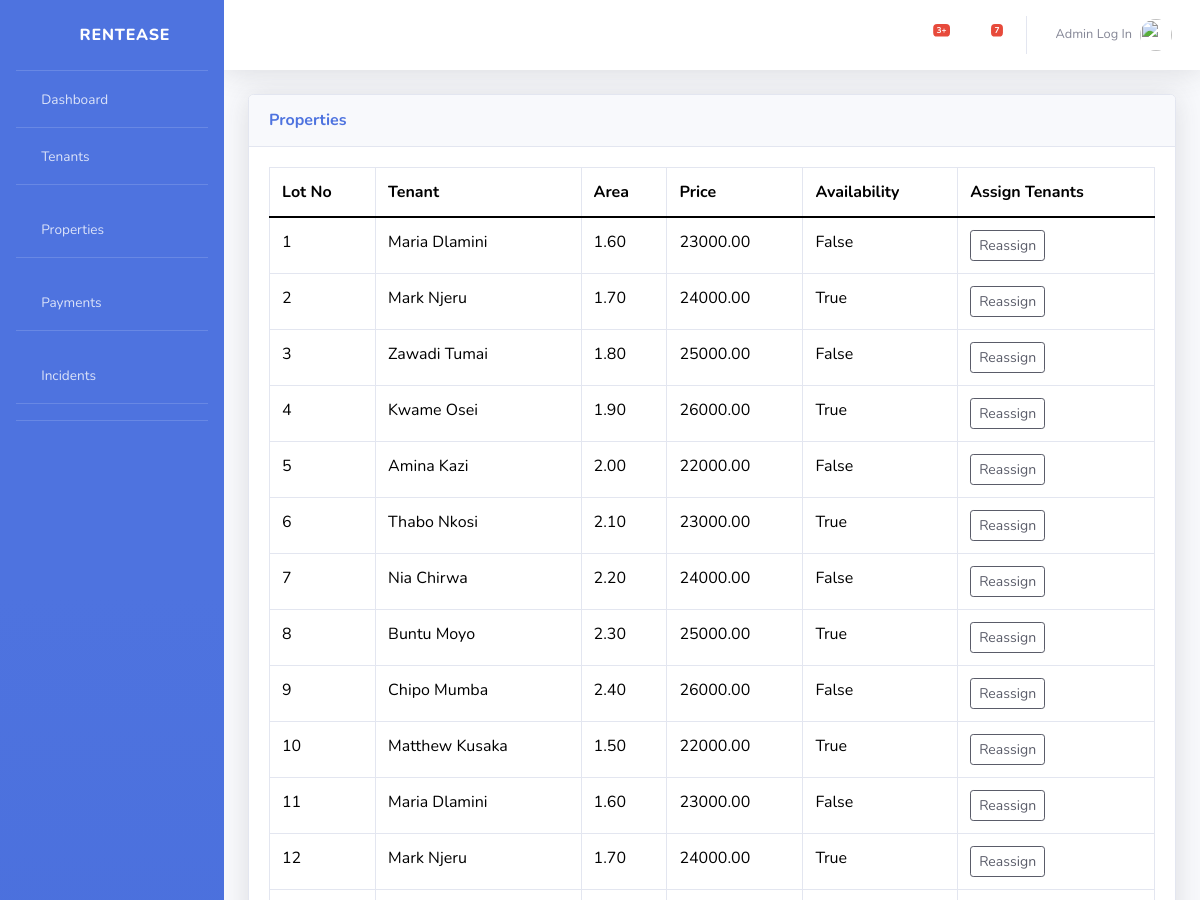
/properties/ (upper part), run on an earlier commit of the app's database.
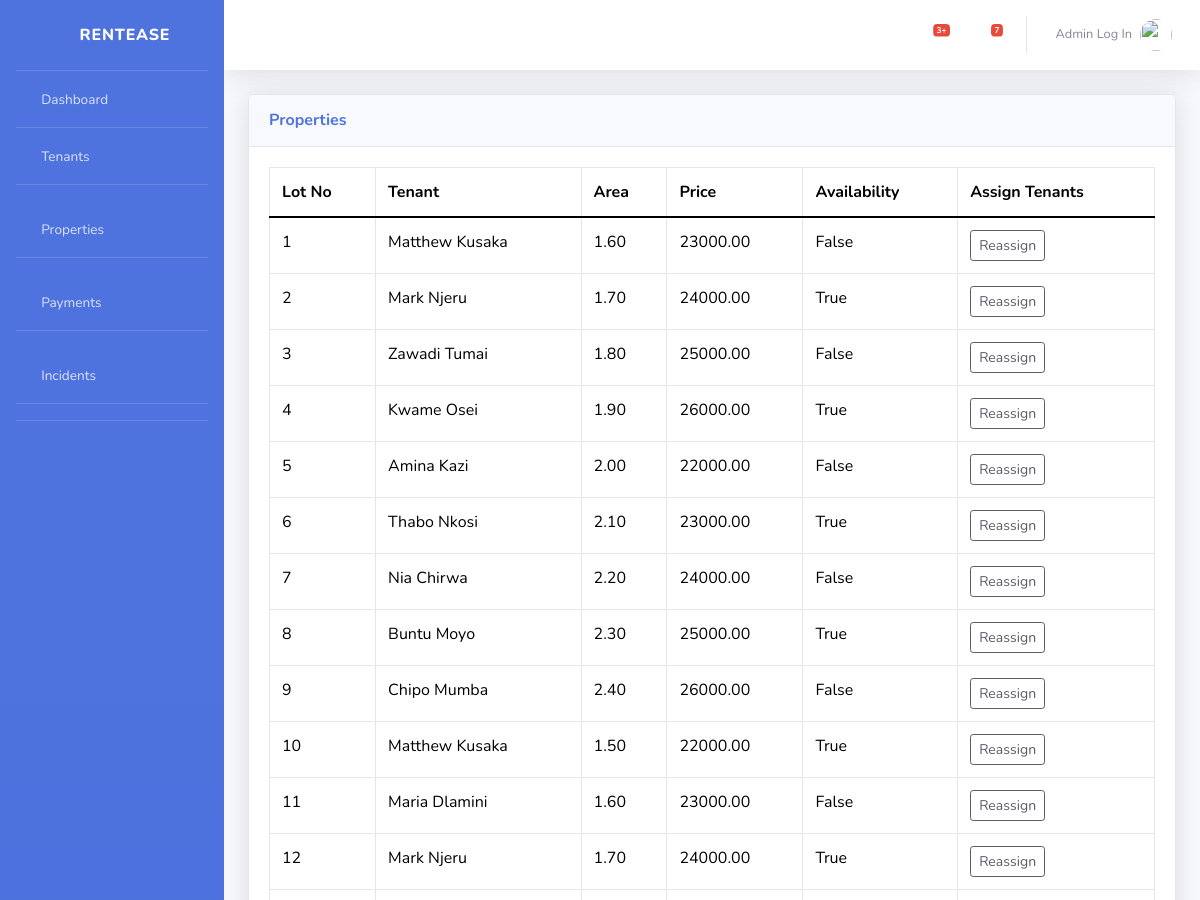
And on a later commit of the database.
### main/models.py (models this page shows, shortened)
class Properties(models.Model):
    lot_no = models.IntegerField(unique=True)
    tenant = models.ForeignKey(Tenants, on_delete=models.CASCADE, related_name='properties', null=True, blank=True)
    area = models.DecimalField(max_digits=5, decimal_places=2)
    price = models.DecimalField(max_digits=10, decimal_places=2)
    available = models.BooleanField(default=True)

class Tenants(models.Model):
    name = models.CharField(max_length=100)
    email = models.CharField(max_length=100)
    phone = models.CharField(max_length=15, unique=True)
    adm_no = models.CharField(max_length=100, unique=True)
    def __str__(self):
        return self.name

### main/views.py (the view)
# urls.py: path('properties/', views.properties_view, name='properties'),
def properties_view(request):
    lot_no = request.GET.get('lot_no', '')
    tenant = request.GET.get('tenant', '')
    min_area = request.GET.get('min_area', '')
    max_area = request.GET.get('max_area', '')
    price = request.GET.get('price', '')
    availability = request.GET.get('availability', '')
    properties = Properties.objects.all()
    if lot_no:
        properties = properties.filter(lot_no__icontains=lot_no)
    if tenant:
        properties = properties.filter(tenant__name__icontains=tenant)
    if min_area:
        properties = properties.filter(area__gte=min_area)
    if max_area:
        properties = properties.filter(area__lte=max_area)
    if price:
        properties = properties.filter(price__lte=price)
    if availability:
        properties = properties.filter(available=(availability == 'True'))
    return render(request, 'properties.html', {'properties': properties})

### templates/properties.html (shortened to what this page needs)
{% extends 'master.html' %}
{% load static %}
{% block content %}
    <div class="card shadow mb-4">
        <div class="card-header py-3">
            <h6 class="m-0 font-weight-bold text-primary">Properties</h6>
        </div>
        <div class="card-body">
            <div class="table-responsive">
                <table class="table table-bordered" id="dataTable" width="100%" cellspacing="0">
                    <thead>
                    <tr>
                        <th>Lot No</th>
                        <th>Tenant</th>
                        <th>Area</th>
                        <th>Price</th>
                        <th>Availability</th>
                        <th>Assign Tenants</th>
                    </tr>
                    </thead>
                    <tbody>
                    {% for property in properties %}
                        <tr>
                            <td>{{ property.lot_no }}</td>
                            <td>{{ property.tenant }}</td>
                            <td>{{ property.area }}</td>
                            <td>{{ property.price }}</td>
                            <td>{{ property.available }}</td>
                            <td>
                                <a href="{% url 'assign_lot' property.lot_no %}" class="btn btn-outline-dark btn-sm">Reassign</a>
                            </td>
                        </tr>
                    {% endfor %}
                    </tbody>
                </table>
            </div>
        </div>
    </div>
{% endblock content %}

What changed in the data, as far as the page shows it:
changed Properties (number 1 of 12 on the later page): tenant "Maria Dlamini" → "Matthew Kusaka"
